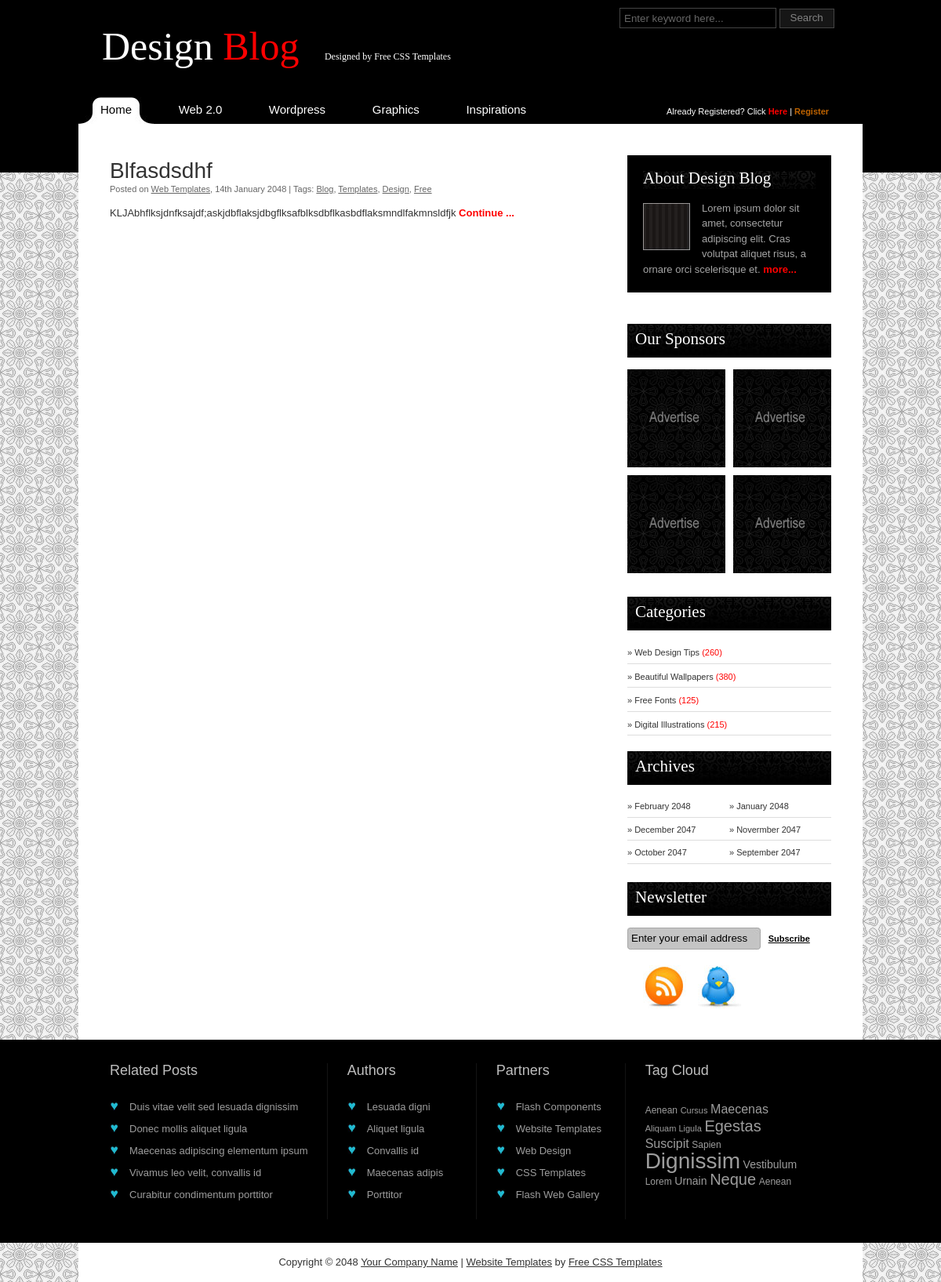
Before: / with the older database file.
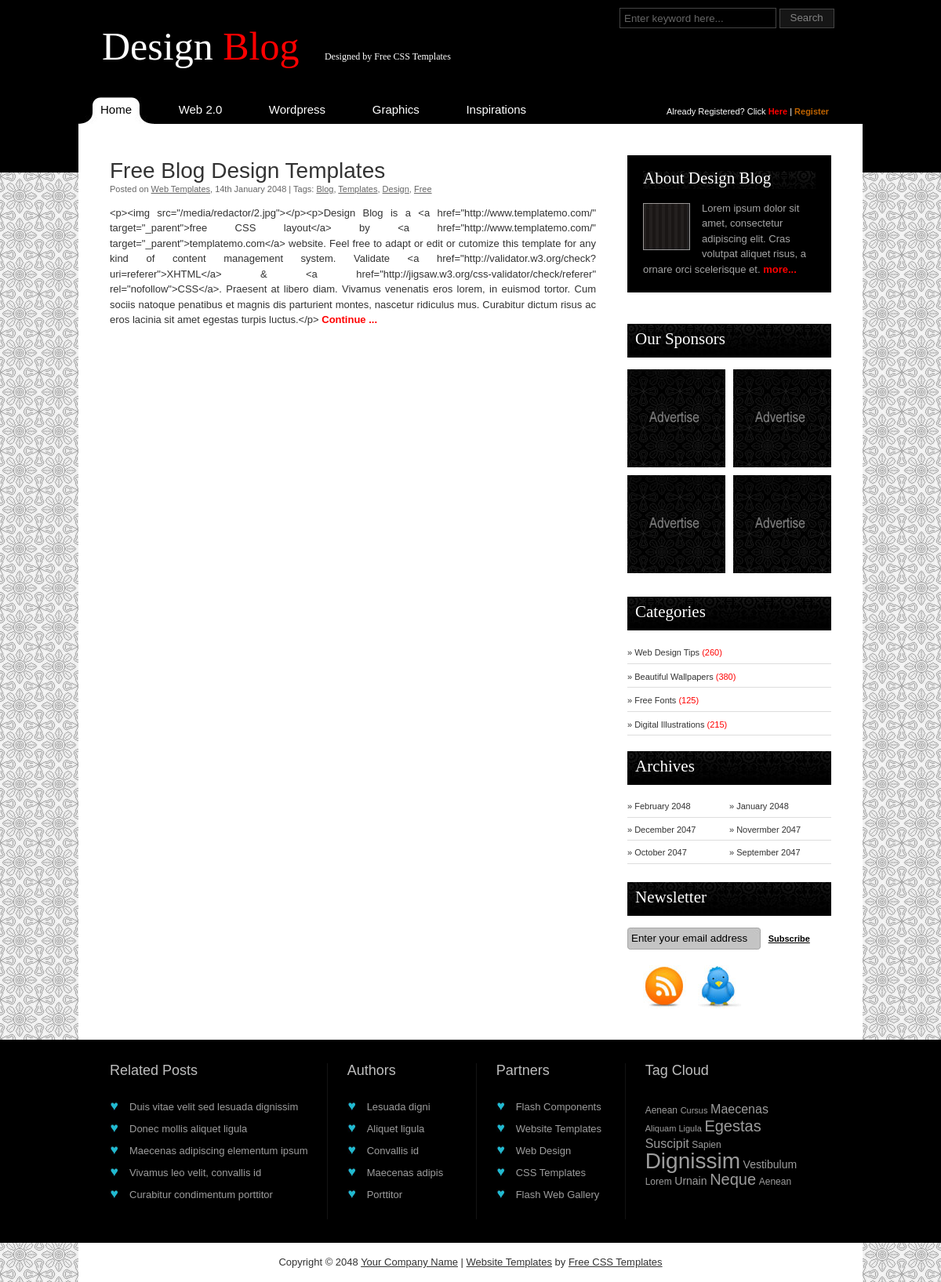
After: the same page with the newer database file.
### posts/models.py (models this page shows, shortened)
class Post(models.Model):
    class Meta:
        verbose_name_plural = 'Новости'
        verbose_name = 'Новости'
    title = models.CharField(max_length=255)
    description = models.CharField(max_length=255)
    content = RedactorField(verbose_name='Контент')
    timestamp = models.DateTimeField(auto_now_add=True, auto_now=False)
    updated = models.DateTimeField(auto_now_add=False, auto_now=True)

### posts/views.py (the view)
# urls.py: url(r'^$', 'posts.views.indexAction', name='index'),
def indexAction(request):
    posts = Post.objects.all()
    context = {'posts': posts}
    template = 'Posts/index.html'
    return render(request, template, context)

### templates/Posts/index.html (shortened to what this page needs)
{% extends 'base.html' %}
{% load staticfiles %}
{% block Content %}
    {% for post in posts %}
        <div class="post_box">
        <h2><a href="#">{{ post.title }}</a></h2>
        <div class="news_meta">Posted on <a href="#">Web Templates</a>, 14th January 2048 | Tags: <a href="#">Blog</a>,
            <a href="#">Templates</a>, <a href="#">Design</a>, <a href="#">Free</a></div>
        <p align="justify">{{ post.content }} <a href="#" class="continue">Continue ...</a></p>
    </div>
    {% endfor %}
{% endblock %}

### templates/base.html (shortened to what this page needs)
{% load staticfiles %}
{% block Head %}
    <!DOCTYPE html PUBLIC "-//W3C//DTD XHTML 1.0 Transitional//EN"
            "http://www.w3.org/TR/xhtml1/DTD/xhtml1-transitional.dtd">
    <html xmlns="http://www.w3.org/1999/xhtml">
    <head>
        <link href="{% static 'css/templatemo_style.css' %}" rel="stylesheet" type="text/css"/>
    </head>
{% endblock %}
{% block body %}
    <body>
    {% block Header %}
        <div id="templatemo_body_wrapper">
        <div id="templatemo_wrapper">
        <div id="templatemo_header">
            <div id="site_title">
                <a href="http://www.templatemo.com/page/1" target="_parent">Design
                    <span>Blog</span>
                    <span class="tagline">Designed by Free CSS Templates</span>
                </a>
            </div>
            <div id="search_box">
                <form action="#" method="get">
                    <input type="text" value="Enter keyword here..." name="q" size="10" id="searchfield"
                           title="searchfield" onfocus="clearText(this)" onblur="clearText(this)"/>
                    <input type="submit" name="Search" value="Search" id="searchbutton" title="Search"/>
                </form>
            </div>
        </div>
        <div id="templatemo_menu">
            <ul>
                <li><a href="#" class="current"><span></span>Home</a></li>
                <li><a href="#">Web 2.0</a></li>
                <li><a href="#">Wordpress</a></li>
                <li><a href="#">Graphics</a></li>
                <li><a href="#">Inspirations</a></li>
                <li><a href="#">Freebies</a></li>
            </ul>
            <div id="register_box">
                Already Registered? Click <a href="#" class="signup">Here</a> | <a href="#" class="new_reg">Register</a>
            </div>
        </div>
    {% endblock %}
    <div id="templatemo_main">
        <div id="templatemo_content">
            {% block Content %}
            {% endblock %}
        </div>
        {% block Sidebar %}
            <div id="templatemo_sidebar">
                <div id="aboutus">
                    <h3>About Design Blog</h3>
                    <div class="image_fl"><img src="i{% static 'images/templatemo_about.jpg' %}" alt="about this blog"/>
                    </div>
                    <p>Lorem ipsum dolor sit amet, consectetur adipiscing elit. Cras volutpat aliquet risus, a ornare
                        orci scelerisque et. <a href="#" class="continue">more...</a></p>
                </div>
                <div class="cleaner_h20"></div>
                <div class="sidebar_box">
                    <h3>Our Sponsors</h3>
                    <div class="ads_125">
                        <a href="http://www.templatemo.com/page/1" target="_parent"><img src="{% static 'images/ads_125.jpg' %}" alt="ad 1"/></a>
                    </div>
                    <div class="ads_125 odd"><a href="http://www.templatemo.com/page/2" target="_parent">
                        <img src="{% static 'images/ads_125.jpg' %}" alt="ad 2"/></a>
                    </div>
                    <div class="ads_125">
                        <a href="http://www.templatemo.com/page/3" target="_parent"><img src="{% static 'images/ads_125.jpg' %}" alt="ad 3"/></a>
                    </div>
                    <div class="ads_125 odd"><a href="http://www.templatemo.com/page/4" target="_parent"><img src="{% static 'images/ads_125.jpg' %}" alt="ad 4"/></a></div>
                </div>
                <div class="sidebar_box">
                    <h3>Categories</h3>
                    <ul class="sidebar_menu">
                        <li><a href="#">&raquo; Web Design Tips <span>(260)</span></a></li>
                        <li><a href="#">&raquo; Beautiful Wallpapers <span>(380)</span></a></li>
                        <li><a href="#">&raquo; Free Fonts <span>(125)</span></a></li>
                        <li><a href="#">&raquo; Digital Illustrations <span>(215)</span></a></li>
                    </ul>
                </div>
                <div class="sidebar_box">
                    <h3>Archives</h3>
                    <ul class="sm_two_col">
                        <li><a href="#">&raquo; February 2048</a></li>
                        <li><a href="#">&raquo; January 2048</a></li>
                        <li class="cleaner"><a href="#">&raquo; December 2047</a></li>
                        <li><a href="#">&raquo; Novermber 2047</a></li>
                        <li><a href="#">&raquo; October 2047</a></li>
                        <li><a href="#">&raquo; September 2047</a></li>
                    </ul>
                </div>
                <div class="sidebar_box">
                    <h3>Newsletter</h3>
                    <form method="get" action="#">
                        <input type="text" id="user" name="user" class="newsletter_email"
                               value="Enter your email address" onfocus="clearText(this)" onblur="clearText(this)"/>
                        <input style="font-weight: bold;" type="submit" name="submit" id="submit" value="Subscribe"/>
                    </form>
                    <div class="cleaner_h20"></div>
                    <a href="#" class="icon_link"><img src="{% static 'images/templatemo_rss.jpg' %}" alt="rss"/></a><a
                        href="#" class="icon_link"><img src="{% static 'images/templatemo_twitter.jpg' %}"
                                                        alt="twitter"/></a>
                </div>
            </div>
    {% endblock %}
    </div>
    {% block footer %}
        </div>
        </div>
        <div id="templatemo_footer_wrapper">
            <div id="templatemo_footer">
                <div class="footer_box col_w300">
                    <h4>Related Posts</h4>
                    <ul class="footer_menu">
                        <li><a href="#">Duis vitae velit sed lesuada dignissim</a></li>
                        <li><a href="#">Donec mollis aliquet ligula</a></li>
                        <li><a href="#">Maecenas adipiscing elementum ipsum</a></li>
                        <li><a href="#">Vivamus leo velit, convallis id</a></li>
                        <li><a href="#">Curabitur condimentum porttitor</a></li>
                    </ul>
                </div>
                <div class="footer_box col_w160">
                    <h4>Authors</h4>
                    <ul class="footer_menu">
                        <li><a href="#">Lesuada digni</a></li>
                        <li><a href="#">Aliquet ligula</a></li>
                        <li><a href="#">Convallis id</a></li>
                        <li><a href="#">Maecenas adipis</a></li>
                        <li><a href="#">Porttitor</a></li>
                    </ul>
                </div>
                <div class="footer_box col_w160">
                    <h4>Partners</h4>
                    <ul class="footer_menu">
                        <li><a href="http://www.flashmo.com/page/1" target="_parent">Flash Components</a></li>
                        <li><a href="http://www.templatemo.com/page/1" target="_parent">Website Templates</a></li>
                        <li><a href="http://www.webdesignmo.com/blog" target="_parent">Web Design</a></li>
                        <li><a href="http://www.templatemo.com" target="_parent">CSS Templates</a></li>
                        <li><a href="http://www.koflash.com" target="_parent">Flash Web Gallery</a></li>
                    </ul>
                </div>
                <div class="footer_box col_w260 fb_last">
                    <h4>Tag Cloud</h4>
                    <a href="#" style="font-size:12px">Aenean</a> <a href="#" style="font-size:11px">Cursus</a> <a href="#" style="font-size:16px">Maecenas</a> <a href="#" style="font-size:11px">Aliquam Ligula</a> <a href="#" style="font-size:20px">Egestas</a> <a href="#" style="font-size:16px">Suscipit</a>
                    <a href="#" style="font-size:12px">Sapien</a> <a href="#" style="font-size:28px">Dignissim</a> <a href="#" style="font-size:14px">Vestibulum</a> <a href="#" style="font-size:12px">Lorem</a> <a href="#" style="font-size:14px">Urnain</a> <a href="#" style="font-size:20px">Neque</a> <a ref="#" style="font-size:12px">Aenean</a>
                </div>
            </div>
        </div>
        <div id="templatemo_copyright">
            Copyright © 2048 <a href="#">Your Company Name</a> |
            <a href="http://www.iwebsitetemplate.com" target="_parent">Website Templates</a> by <a
                href="http://www.templatemo.com" target="_parent">Free CSS Templates</a>
        </div>
    {% endblock %}
    </body>
{% endblock %}
</html>

Changed rows visible on the page:
changed Post: title "Blfasdsdhf" → "Free Blog Design Templates"; content "KLJAbhflksjdnfksajdf;askjdbflaksjdbgflksafblksdbflkasbdflaksmndlfakmnsldfjk" → "<p><img src=\"/media/redactor/2.jpg\"></p><p>Design Blog is a <a href=\"http://www.templatemo.com/\" target=\"_parent\">free CSS layout</a> by <a href=\"http://www.templatemo.com/\" target=\"_parent\">templatemo.com</a> website. Feel free to adapt or edit or cutomize this template for any kind of content management system. Validate <a href=\"http://validator.w3.org/check?uri=referer\">XHTML</a> & <a href=\"http://jigsaw.w3.org/css-validator/check/referer\" rel=\"nofollow\">CSS</a>. Praesent at libero diam. Vivamus venenatis eros lorem, in euismod tortor. Cum sociis natoque penatibus et magnis dis parturient montes, nascetur ridiculus mus. Curabitur dictum risus ac eros lacinia sit amet egestas turpis…"
